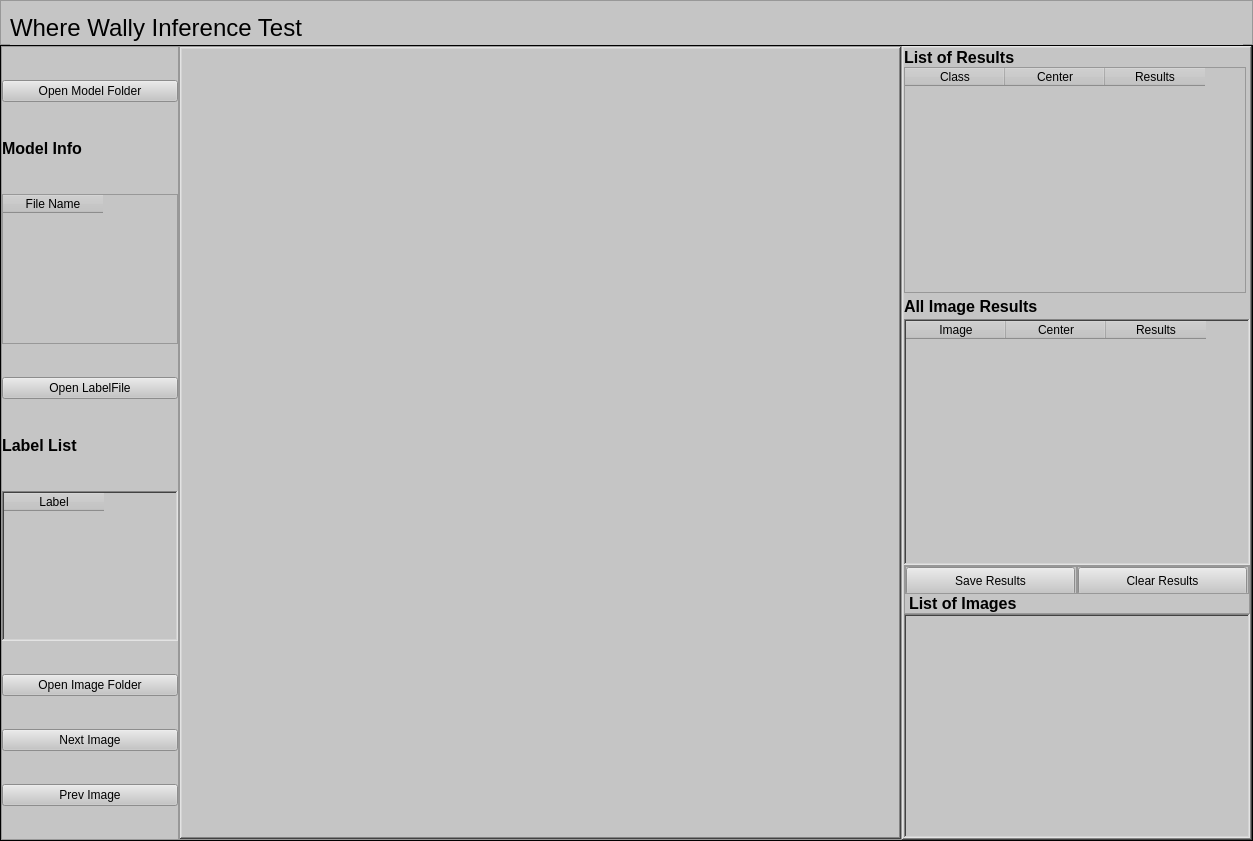
<?xml version="1.0" encoding="UTF-8"?>
<ui version="4.0">
 <class>MainWindow</class>
 <widget class="QMainWindow" name="MainWindow">
  <property name="geometry">
   <rect>
    <x>0</x>
    <y>0</y>
    <width>1253</width>
    <height>841</height>
   </rect>
  </property>
  <property name="minimumSize">
   <size>
    <width>1253</width>
    <height>841</height>
   </size>
  </property>
  <property name="windowTitle">
   <string>Where Wally Inferecen test </string>
  </property>
  <widget class="QWidget" name="centralwidget">
   <property name="sizePolicy">
    <sizepolicy hsizetype="Preferred" vsizetype="Preferred">
     <horstretch>0</horstretch>
     <verstretch>0</verstretch>
    </sizepolicy>
   </property>
   <property name="minimumSize">
    <size>
     <width>1253</width>
     <height>841</height>
    </size>
   </property>
   <layout class="QVBoxLayout" name="verticalLayout_5">
    <property name="spacing">
     <number>0</number>
    </property>
    <property name="leftMargin">
     <number>0</number>
    </property>
    <property name="topMargin">
     <number>0</number>
    </property>
    <property name="rightMargin">
     <number>0</number>
    </property>
    <property name="bottomMargin">
     <number>0</number>
    </property>
    <item>
     <widget class="QFrame" name="top_menu">
      <property name="minimumSize">
       <size>
        <width>0</width>
        <height>45</height>
       </size>
      </property>
      <property name="maximumSize">
       <size>
        <width>16777215</width>
        <height>45</height>
       </size>
      </property>
      <property name="styleSheet">
       <string notr="true">background-color: rgb(197, 197, 197);</string>
      </property>
      <property name="frameShape">
       <enum>QFrame::StyledPanel</enum>
      </property>
      <property name="frameShadow">
       <enum>QFrame::Raised</enum>
      </property>
      <layout class="QVBoxLayout" name="verticalLayout_6">
       <item>
        <widget class="QLabel" name="TittleLabel">
         <property name="minimumSize">
          <size>
           <width>0</width>
           <height>35</height>
          </size>
         </property>
         <property name="font">
          <font>
           <pointsize>18</pointsize>
           <weight>50</weight>
           <bold>false</bold>
          </font>
         </property>
         <property name="frameShape">
          <enum>QFrame::NoFrame</enum>
         </property>
         <property name="text">
          <string>Where Wally Inference Test</string>
         </property>
        </widget>
       </item>
      </layout>
     </widget>
    </item>
    <item>
     <widget class="QFrame" name="back_menu">
      <property name="styleSheet">
       <string notr="true">background-color: rgb(0, 0, 0);</string>
      </property>
      <property name="frameShape">
       <enum>QFrame::StyledPanel</enum>
      </property>
      <property name="frameShadow">
       <enum>QFrame::Raised</enum>
      </property>
      <layout class="QHBoxLayout" name="horizontalLayout">
       <property name="spacing">
        <number>0</number>
       </property>
       <property name="leftMargin">
        <number>0</number>
       </property>
       <property name="topMargin">
        <number>0</number>
       </property>
       <property name="rightMargin">
        <number>0</number>
       </property>
       <property name="bottomMargin">
        <number>0</number>
       </property>
       <item>
        <widget class="QFrame" name="right_back_menu">
         <property name="minimumSize">
          <size>
           <width>178</width>
           <height>0</height>
          </size>
         </property>
         <property name="maximumSize">
          <size>
           <width>178</width>
           <height>16777215</height>
          </size>
         </property>
         <property name="styleSheet">
          <string notr="true">background-color: rgb(197, 197, 197);</string>
         </property>
         <property name="frameShape">
          <enum>QFrame::StyledPanel</enum>
         </property>
         <property name="frameShadow">
          <enum>QFrame::Raised</enum>
         </property>
         <layout class="QHBoxLayout" name="horizontalLayout_2">
          <property name="spacing">
           <number>0</number>
          </property>
          <property name="leftMargin">
           <number>0</number>
          </property>
          <property name="topMargin">
           <number>0</number>
          </property>
          <property name="rightMargin">
           <number>0</number>
          </property>
          <property name="bottomMargin">
           <number>0</number>
          </property>
          <item>
           <layout class="QVBoxLayout" name="verticalLayout">
            <property name="spacing">
             <number>0</number>
            </property>
            <item>
             <widget class="QPushButton" name="SelectModel">
              <property name="text">
               <string>Open Model Folder</string>
              </property>
             </widget>
            </item>
            <item>
             <widget class="QLabel" name="ModelLabel">
              <property name="maximumSize">
               <size>
                <width>16777215</width>
                <height>26</height>
               </size>
              </property>
              <property name="font">
               <font>
                <pointsize>12</pointsize>
                <weight>75</weight>
                <bold>true</bold>
               </font>
              </property>
              <property name="text">
               <string>Model Info</string>
              </property>
             </widget>
            </item>
            <item>
             <widget class="QTableWidget" name="ModelInfoList">
              <property name="minimumSize">
               <size>
                <width>0</width>
                <height>150</height>
               </size>
              </property>
              <property name="maximumSize">
               <size>
                <width>16777215</width>
                <height>150</height>
               </size>
              </property>
              <property name="editTriggers">
               <set>QAbstractItemView::AnyKeyPressed|QAbstractItemView::EditKeyPressed</set>
              </property>
              <column>
               <property name="text">
                <string>File Name</string>
               </property>
              </column>
             </widget>
            </item>
            <item>
             <widget class="QPushButton" name="LabelFonder">
              <property name="text">
               <string>Open LabelFile</string>
              </property>
             </widget>
            </item>
            <item>
             <widget class="QLabel" name="LabelLabel">
              <property name="maximumSize">
               <size>
                <width>16777215</width>
                <height>26</height>
               </size>
              </property>
              <property name="font">
               <font>
                <pointsize>12</pointsize>
                <weight>75</weight>
                <bold>true</bold>
               </font>
              </property>
              <property name="text">
               <string>Label List</string>
              </property>
             </widget>
            </item>
            <item>
             <widget class="QTableWidget" name="labellisttable">
              <property name="minimumSize">
               <size>
                <width>0</width>
                <height>150</height>
               </size>
              </property>
              <property name="maximumSize">
               <size>
                <width>16777215</width>
                <height>150</height>
               </size>
              </property>
              <property name="frameShape">
               <enum>QFrame::WinPanel</enum>
              </property>
              <property name="editTriggers">
               <set>QAbstractItemView::AnyKeyPressed|QAbstractItemView::EditKeyPressed</set>
              </property>
              <column>
               <property name="text">
                <string>Label</string>
               </property>
              </column>
             </widget>
            </item>
            <item>
             <widget class="QPushButton" name="SelectFolder">
              <property name="text">
               <string>Open Image Folder</string>
              </property>
             </widget>
            </item>
            <item>
             <widget class="QPushButton" name="Next_Image">
              <property name="text">
               <string>Next Image</string>
              </property>
             </widget>
            </item>
            <item>
             <widget class="QPushButton" name="PrevImage">
              <property name="text">
               <string>Prev Image</string>
              </property>
             </widget>
            </item>
           </layout>
          </item>
         </layout>
        </widget>
       </item>
       <item>
        <widget class="QFrame" name="central_back_menu">
         <property name="sizePolicy">
          <sizepolicy hsizetype="Preferred" vsizetype="Preferred">
           <horstretch>0</horstretch>
           <verstretch>0</verstretch>
          </sizepolicy>
         </property>
         <property name="minimumSize">
          <size>
           <width>721</width>
           <height>0</height>
          </size>
         </property>
         <property name="maximumSize">
          <size>
           <width>16777215</width>
           <height>16777215</height>
          </size>
         </property>
         <property name="styleSheet">
          <string notr="true">background-color: rgb(197, 197, 197);</string>
         </property>
         <property name="frameShape">
          <enum>QFrame::StyledPanel</enum>
         </property>
         <property name="frameShadow">
          <enum>QFrame::Raised</enum>
         </property>
         <layout class="QVBoxLayout" name="verticalLayout_7">
          <property name="spacing">
           <number>0</number>
          </property>
          <property name="leftMargin">
           <number>0</number>
          </property>
          <property name="topMargin">
           <number>0</number>
          </property>
          <property name="rightMargin">
           <number>0</number>
          </property>
          <property name="bottomMargin">
           <number>0</number>
          </property>
          <item>
           <widget class="QLabel" name="LabelImage">
            <property name="minimumSize">
             <size>
              <width>721</width>
              <height>0</height>
             </size>
            </property>
            <property name="maximumSize">
             <size>
              <width>16777215</width>
              <height>16777215</height>
             </size>
            </property>
            <property name="styleSheet">
             <string notr="true">background-color: rgb(197, 197, 197);</string>
            </property>
            <property name="frameShape">
             <enum>QFrame::WinPanel</enum>
            </property>
            <property name="frameShadow">
             <enum>QFrame::Raised</enum>
            </property>
            <property name="text">
             <string/>
            </property>
           </widget>
          </item>
         </layout>
        </widget>
       </item>
       <item>
        <widget class="QFrame" name="left_back_menu">
         <property name="minimumSize">
          <size>
           <width>350</width>
           <height>0</height>
          </size>
         </property>
         <property name="maximumSize">
          <size>
           <width>350</width>
           <height>16777215</height>
          </size>
         </property>
         <property name="styleSheet">
          <string notr="true">background-color: rgb(197, 197, 197);</string>
         </property>
         <property name="frameShape">
          <enum>QFrame::WinPanel</enum>
         </property>
         <property name="frameShadow">
          <enum>QFrame::Raised</enum>
         </property>
         <layout class="QVBoxLayout" name="verticalLayout_8">
          <property name="spacing">
           <number>0</number>
          </property>
          <property name="leftMargin">
           <number>0</number>
          </property>
          <property name="topMargin">
           <number>0</number>
          </property>
          <property name="rightMargin">
           <number>0</number>
          </property>
          <property name="bottomMargin">
           <number>0</number>
          </property>
          <item>
           <layout class="QVBoxLayout" name="verticalLayout_4">
            <property name="spacing">
             <number>0</number>
            </property>
            <item>
             <layout class="QVBoxLayout" name="verticalLayout_2">
              <item>
               <widget class="QLabel" name="ResultsLabel">
                <property name="maximumSize">
                 <size>
                  <width>16777215</width>
                  <height>26</height>
                 </size>
                </property>
                <property name="font">
                 <font>
                  <pointsize>12</pointsize>
                  <weight>75</weight>
                  <italic>false</italic>
                  <bold>true</bold>
                  <underline>false</underline>
                  <strikeout>false</strikeout>
                  <kerning>true</kerning>
                 </font>
                </property>
                <property name="frameShape">
                 <enum>QFrame::NoFrame</enum>
                </property>
                <property name="text">
                 <string>List of Results</string>
                </property>
               </widget>
              </item>
              <item>
               <widget class="QTableWidget" name="ResultTableList">
                <property name="minimumSize">
                 <size>
                  <width>0</width>
                  <height>150</height>
                 </size>
                </property>
                <property name="maximumSize">
                 <size>
                  <width>342</width>
                  <height>16777215</height>
                 </size>
                </property>
                <column>
                 <property name="text">
                  <string>Class</string>
                 </property>
                </column>
                <column>
                 <property name="text">
                  <string>Center</string>
                 </property>
                </column>
                <column>
                 <property name="text">
                  <string>Results</string>
                 </property>
                </column>
               </widget>
              </item>
             </layout>
            </item>
            <item>
             <widget class="QLabel" name="AllImage">
              <property name="minimumSize">
               <size>
                <width>0</width>
                <height>26</height>
               </size>
              </property>
              <property name="maximumSize">
               <size>
                <width>16777215</width>
                <height>26</height>
               </size>
              </property>
              <property name="font">
               <font>
                <pointsize>12</pointsize>
                <weight>75</weight>
                <bold>true</bold>
               </font>
              </property>
              <property name="text">
               <string>All Image Results</string>
              </property>
             </widget>
            </item>
            <item>
             <widget class="QTableWidget" name="AllImageTable">
              <property name="frameShape">
               <enum>QFrame::WinPanel</enum>
              </property>
              <property name="editTriggers">
               <set>QAbstractItemView::AnyKeyPressed|QAbstractItemView::EditKeyPressed</set>
              </property>
              <column>
               <property name="text">
                <string>Image</string>
               </property>
              </column>
              <column>
               <property name="text">
                <string>Center</string>
               </property>
              </column>
              <column>
               <property name="text">
                <string>Results</string>
               </property>
              </column>
             </widget>
            </item>
            <item>
             <widget class="QFrame" name="Button_Options_Frame">
              <property name="minimumSize">
               <size>
                <width>0</width>
                <height>28</height>
               </size>
              </property>
              <property name="maximumSize">
               <size>
                <width>16777215</width>
                <height>28</height>
               </size>
              </property>
              <property name="frameShape">
               <enum>QFrame::StyledPanel</enum>
              </property>
              <property name="frameShadow">
               <enum>QFrame::Raised</enum>
              </property>
              <layout class="QHBoxLayout" name="horizontalLayout_3">
               <property name="spacing">
                <number>0</number>
               </property>
               <property name="leftMargin">
                <number>0</number>
               </property>
               <property name="topMargin">
                <number>0</number>
               </property>
               <property name="rightMargin">
                <number>0</number>
               </property>
               <property name="bottomMargin">
                <number>0</number>
               </property>
               <item>
                <widget class="QFrame" name="Saved_Btn_frame">
                 <property name="minimumSize">
                  <size>
                   <width>0</width>
                   <height>28</height>
                  </size>
                 </property>
                 <property name="maximumSize">
                  <size>
                   <width>16777215</width>
                   <height>28</height>
                  </size>
                 </property>
                 <property name="styleSheet">
                  <string notr="true">background-color: rgb(197, 197, 197);</string>
                 </property>
                 <property name="frameShape">
                  <enum>QFrame::StyledPanel</enum>
                 </property>
                 <property name="frameShadow">
                  <enum>QFrame::Raised</enum>
                 </property>
                 <layout class="QVBoxLayout" name="verticalLayout_10">
                  <property name="spacing">
                   <number>0</number>
                  </property>
                  <property name="leftMargin">
                   <number>0</number>
                  </property>
                  <property name="topMargin">
                   <number>0</number>
                  </property>
                  <property name="rightMargin">
                   <number>0</number>
                  </property>
                  <property name="bottomMargin">
                   <number>0</number>
                  </property>
                  <item>
                   <widget class="QPushButton" name="Saved_Btn">
                    <property name="minimumSize">
                     <size>
                      <width>169</width>
                      <height>28</height>
                     </size>
                    </property>
                    <property name="maximumSize">
                     <size>
                      <width>169</width>
                      <height>28</height>
                     </size>
                    </property>
                    <property name="text">
                     <string>Save Results</string>
                    </property>
                   </widget>
                  </item>
                 </layout>
                </widget>
               </item>
               <item>
                <widget class="QFrame" name="Clear_Btn_frame">
                 <property name="minimumSize">
                  <size>
                   <width>0</width>
                   <height>28</height>
                  </size>
                 </property>
                 <property name="maximumSize">
                  <size>
                   <width>16777215</width>
                   <height>28</height>
                  </size>
                 </property>
                 <property name="styleSheet">
                  <string notr="true">background-color: rgb(197, 197, 197);</string>
                 </property>
                 <property name="frameShape">
                  <enum>QFrame::StyledPanel</enum>
                 </property>
                 <property name="frameShadow">
                  <enum>QFrame::Raised</enum>
                 </property>
                 <layout class="QVBoxLayout" name="verticalLayout_11">
                  <property name="spacing">
                   <number>0</number>
                  </property>
                  <property name="leftMargin">
                   <number>0</number>
                  </property>
                  <property name="topMargin">
                   <number>0</number>
                  </property>
                  <property name="rightMargin">
                   <number>0</number>
                  </property>
                  <property name="bottomMargin">
                   <number>0</number>
                  </property>
                  <item>
                   <widget class="QPushButton" name="Clear_Btn">
                    <property name="minimumSize">
                     <size>
                      <width>169</width>
                      <height>28</height>
                     </size>
                    </property>
                    <property name="maximumSize">
                     <size>
                      <width>169</width>
                      <height>28</height>
                     </size>
                    </property>
                    <property name="text">
                     <string>Clear Results</string>
                    </property>
                   </widget>
                  </item>
                 </layout>
                </widget>
               </item>
              </layout>
             </widget>
            </item>
            <item>
             <layout class="QVBoxLayout" name="verticalLayout_3">
              <property name="spacing">
               <number>0</number>
              </property>
              <item>
               <widget class="QLabel" name="ImageLabels">
                <property name="maximumSize">
                 <size>
                  <width>16777215</width>
                  <height>26</height>
                 </size>
                </property>
                <property name="font">
                 <font>
                  <pointsize>12</pointsize>
                  <weight>75</weight>
                  <bold>true</bold>
                 </font>
                </property>
                <property name="frameShape">
                 <enum>QFrame::StyledPanel</enum>
                </property>
                <property name="text">
                 <string>List of Images</string>
                </property>
               </widget>
              </item>
              <item>
               <widget class="QListWidget" name="ImageList">
                <property name="minimumSize">
                 <size>
                  <width>0</width>
                  <height>150</height>
                 </size>
                </property>
                <property name="frameShape">
                 <enum>QFrame::WinPanel</enum>
                </property>
               </widget>
              </item>
             </layout>
            </item>
           </layout>
          </item>
         </layout>
        </widget>
       </item>
      </layout>
     </widget>
    </item>
   </layout>
  </widget>
 </widget>
 <resources/>
 <connections/>
</ui>
